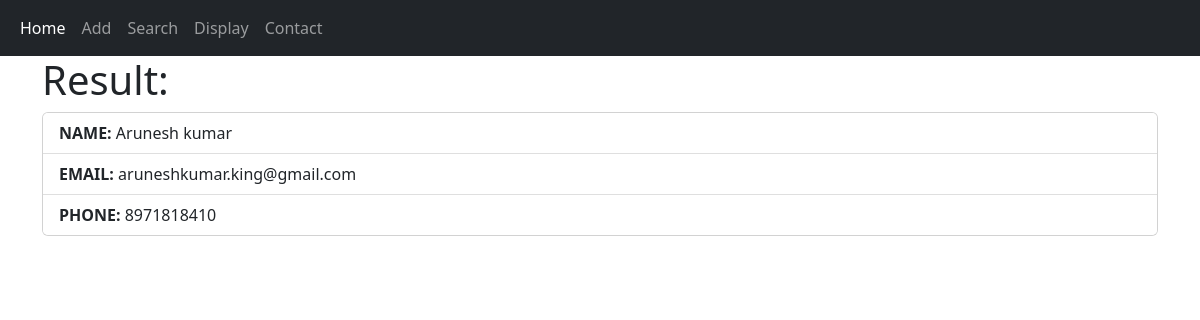
The app's page /profile/1 with its own data.
### CRUD/server.py (models this page shows)
class Student(db.Model):
    id = db.Column(db.Integer, primary_key=True)
    name = db.Column(db.String(250))
    email = db.Column(db.String(250))
    phone = db.Column(db.Integer)

### CRUD/server.py (the view)
@app.route("/profile/<user_id>")
def profile(user_id):
    data = Student.query.get(user_id)
    return render_template("profile.html", student=data)

### CRUD/templates/profile.html
{% extends "base.html" %} {% block title %} Profile {% endblock %} {% block
content %}
<h1>Result:</h1>
<div class="card">
  <ul class="list-group list-group-flush">
    <li class="list-group-item"><b>NAME: </b>{{ student.name }}</li>
    <li class="list-group-item"><b>EMAIL: </b>{{ student.email }}</li>
    <li class="list-group-item"><b>PHONE: </b>{{ student.phone }}</li>
  </ul>
</div>
{% endblock %}

### records on screen
Student: name "Arunesh kumar", email "aruneshkumar.king@gmail.com", phone "8971818410"
